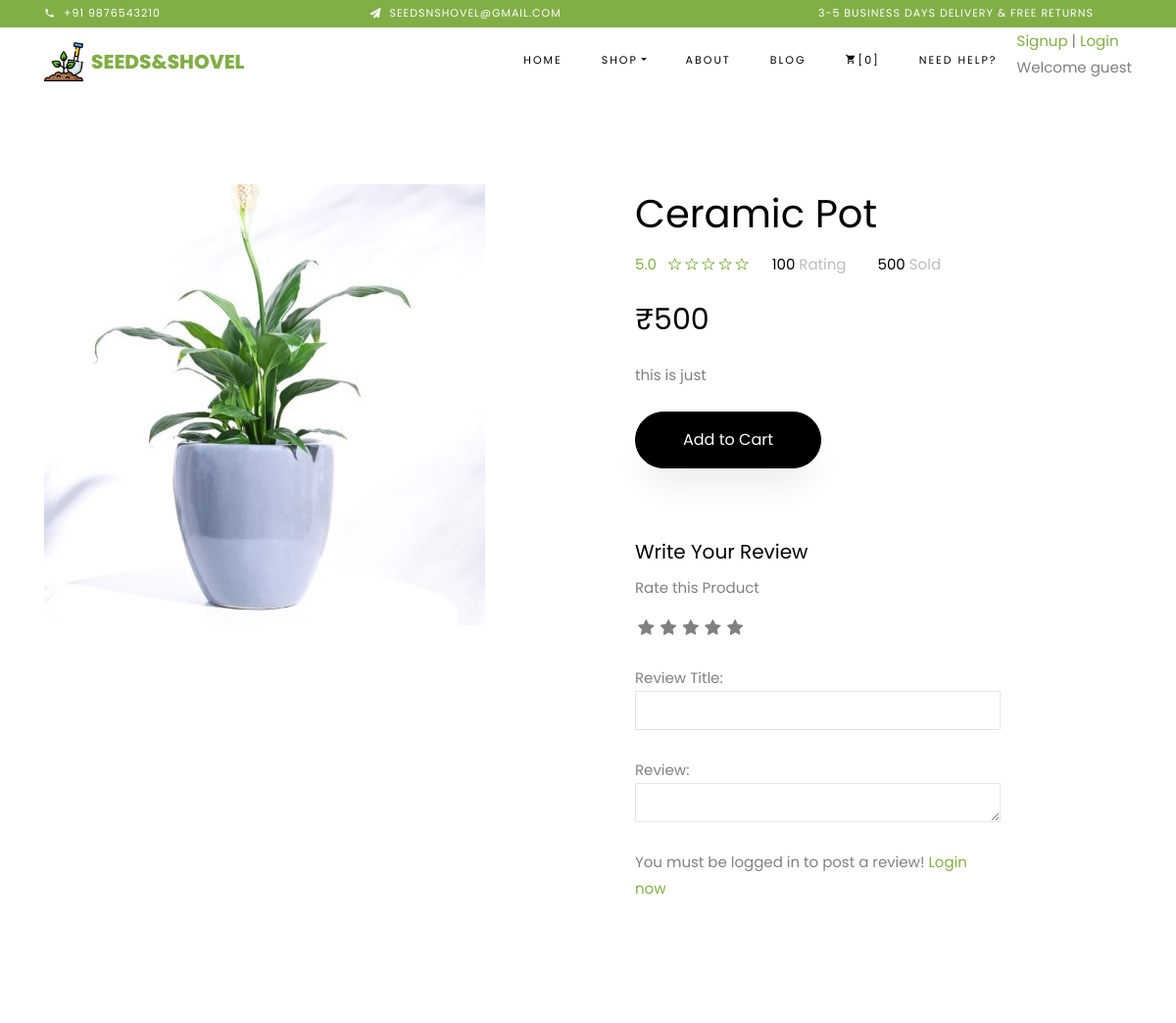
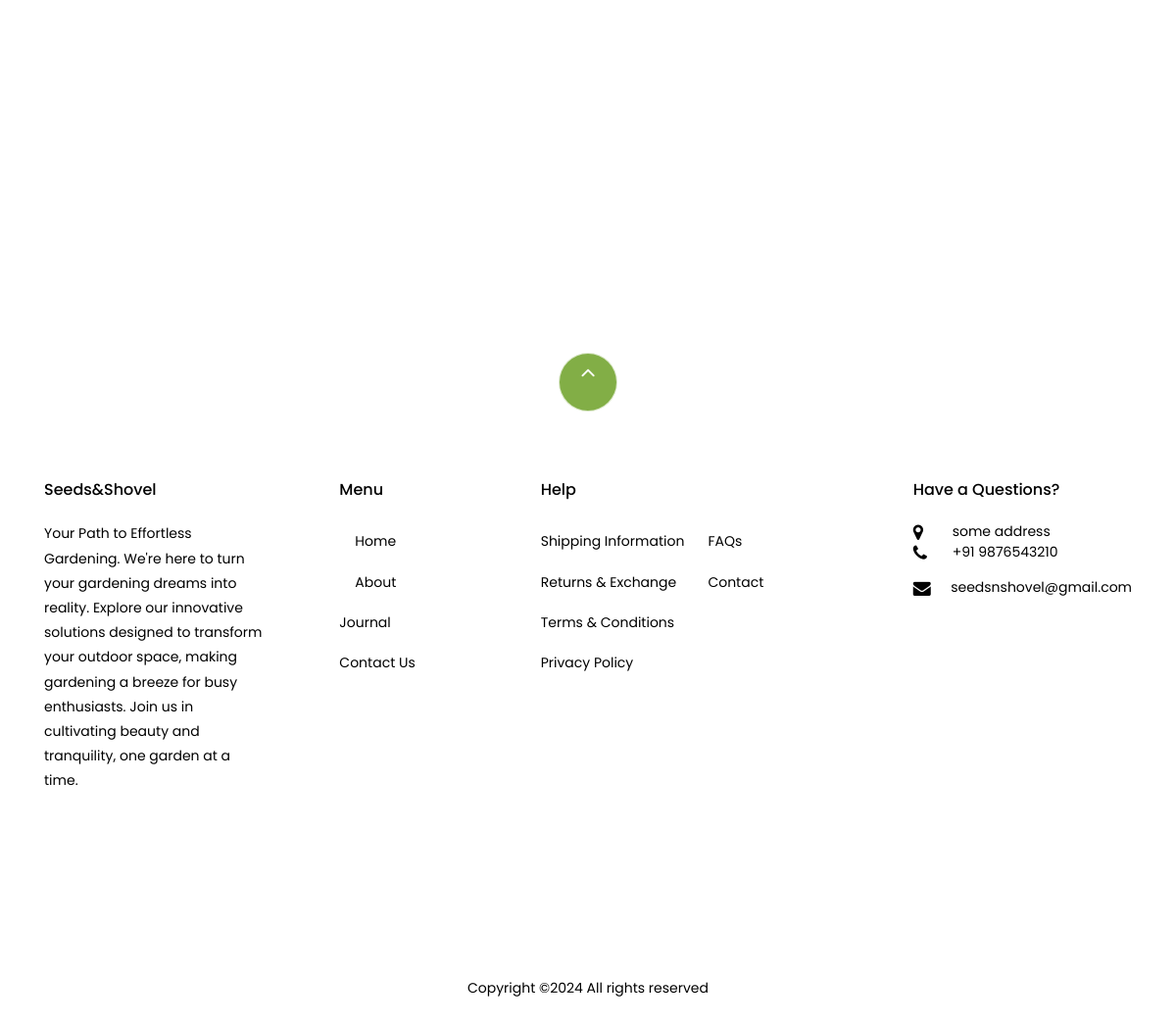
The app's page /store/pots/ceramic-pot/ with its own data (2 pictures, top to bottom).
### store/models.py (models this page shows, shortened)
class Product(models.Model):
    product_name = models.CharField(max_length=200, unique=True)
    slug = models.SlugField(max_length=200, unique=True)
    description = models.TextField(max_length=500, blank=True)
    price = models.IntegerField()
    images = models.ImageField(upload_to='photos/products')
    stock = models.IntegerField()
    is_available = models.BooleanField(default=True)
    category = models.ForeignKey(Category, on_delete=models.CASCADE)
    created_date = models.DateTimeField(auto_now_add=True)
    modified_date = models.DateTimeField(auto_now=True)

### store/views.py (the view)
# urls.py: path('<slug:category_slug>/<slug:product_slug>/', views.product_detail, name='product_detail'),
def product_detail(request, category_slug, product_slug):
    single_product = get_object_or_404(Product, category__slug=category_slug, slug=product_slug)
    in_cart = CartItem.objects.filter(cart__cart_id=_cart_id(request), product=single_product).exists()
    related_products = Product.objects.filter(category=single_product.category).exclude(slug=product_slug)
    context = {
        'single_product': single_product,
        'in_cart': in_cart,
        'related_products': related_products,
    }
    return render(request, 'store/product_detail.html', context)

### carts/context_processors.py (called while the page is built)
def counter(request):
    cart_count = 0
    if 'admin' in request.path:
        return {}
    else:
        try:
            cart = Cart.objects.filter(cart_id=_cart_id(request))
            if request.user.is_authenticated:
                cart_items = CartItem.objects.all().filter(user=request.user)
            else:
                cart_items = CartItem.objects.all().filter(cart=cart[:1])
            for cart_item in cart_items:
                cart_count += cart_item.quantity
        except Cart.DoesNotExist:
            cart_count = 0
    return dict(cart_count = cart_count)

### carts/views.py (called while the page is built)
def _cart_id(request):
    cart = request.session.session_key
    if not cart:
        cart = request.session.create()
    return cart

### category/context_processors.py (called while the page is built)
def menu_links(request):
    links = Category.objects.all()
    return dict(links=links)

### category/models.py (called while the page is built)
    def get_url(self):
        return reverse('products_by_category', args=[self.slug])

### templates/store/product_detail.html (shortened to what this page needs)
{% extends 'base.html' %}
{% load static %}
{% block content %}
  <section class="ftco-section">
      <div class="container">
          <div class="row">
              <div class="col-lg-6 mb-5 ftco-animate">
                  <a href="#" class="image-popup"><img src="{{ single_product.images.url }}" class="img-fluid"></a>
              </div>
              <div class="col-lg-6 product-details pl-md-5 ftco-animate">
                  <h1>{{ single_product.product_name }}</h1>
                  <div class="rating d-flex">
                          <p class="text-left mr-4">
                              <a href="#" class="mr-2">5.0</a>
                              <a href="#"><span class="ion-ios-star-outline"></span></a>
                              <a href="#"><span class="ion-ios-star-outline"></span></a>
                              <a href="#"><span class="ion-ios-star-outline"></span></a>
                              <a href="#"><span class="ion-ios-star-outline"></span></a>
                              <a href="#"><span class="ion-ios-star-outline"></span></a>
                          </p>
                          <p class="text-left mr-4">
                              <a href="#" class="mr-2" style="color: #000;">100 <span style="color: #bbb;">Rating</span></a>
                          </p>
                          <p class="text-left">
                              <a href="#" class="mr-2" style="color: #000;">500 <span style="color: #bbb;">Sold</span></a>
                          </p>
                      </div>
                  <p class="price"><span>&#8377;{{ single_product.price }}</span></p>
                  <p>{{ single_product.description }}  </p>
            {% if single_product.stock <= 0 %}
                <h5 class="btn btn-outline-danger">Out of Stock</h5>
            {% else %}
            {% if in_cart  %}
            <h3>Already Added to Cart</h3>
            <p><a href="{% url 'cart'%}" class="btn btn-black py-3 px-5">View Cart</a></p>
            {% else %}
            <p><a href="{% url 'add_cart' single_product.id %}" class="btn btn-black py-3 px-5">Add to Cart</a></p>
            {% endif %}
                {% endif %}
                <br><br>
                <div class="row">
                    <div class="col-md-9">
                        <form action="{% url 'submit_review' single_product.id %}" method="POST">
                            <h5>Write Your Review</h5>
                <div>
                    <label>Rate this Product</label><br>
                    <div class="rate">
                        <input type="radio" name="rating" id="rating10" value="5" required /><label for="rating10" title="5"></label>
                        <input type="radio" name="rating" id="rating8" value="4" required /><label for="rating8" title="4"></label>
                        <input type="radio" name="rating" id="rating6" value="3" required /><label for="rating6" title="3"></label>
                        <input type="radio" name="rating" id="rating4" value="2" required /><label for="rating4" title="2"></label>
                        <input type="radio" name="rating" id="rating2" value="1" required /><label for="rating2" title="1"></label>
                    </div>
                    <br>
                    Review Title:
                    <input type="text" class="form-control" name="subject">
                    <br>
                    Review:
                    <textarea name="review" rows="4" class="form-control"></textarea>
                    <br>
                    {% if user.is_authenticated %}
                    <input type="submit" value="Submit Review" class="btn btn-primary">
                    {% else %}
                    <p>You must be logged in to post a review! <span><a href="{% url 'login' %}">Login now</a></span></p>
                    {% endif %}
                </div>
            </form>
        <br>
            </div>
        </div>
        </div>
          </div>
      </div>
  </section>
  <section class="ftco-section">
      <div class="container">
              <div class="row justify-content-center mb-3 pb-3">
      </div>
      </div>
  </section>
{% endblock %}

### seedshovel/static/css/custom.css (style rules this page uses)
.rate { display: inline-block; border: 0; }
.rate > label { float: right; }
.rate > label:before { display: inline-block; font-size: 1.1rem; font-family: FontAwesome; content: "\f005"; margin: 0; padding: 0.3rem .2rem; cursor: pointer; }

### records on screen
Product: images (picture), product_name "Ceramic Pot", price "500", description "this is just"

### other values on screen
{{ cart_count }} "0"
